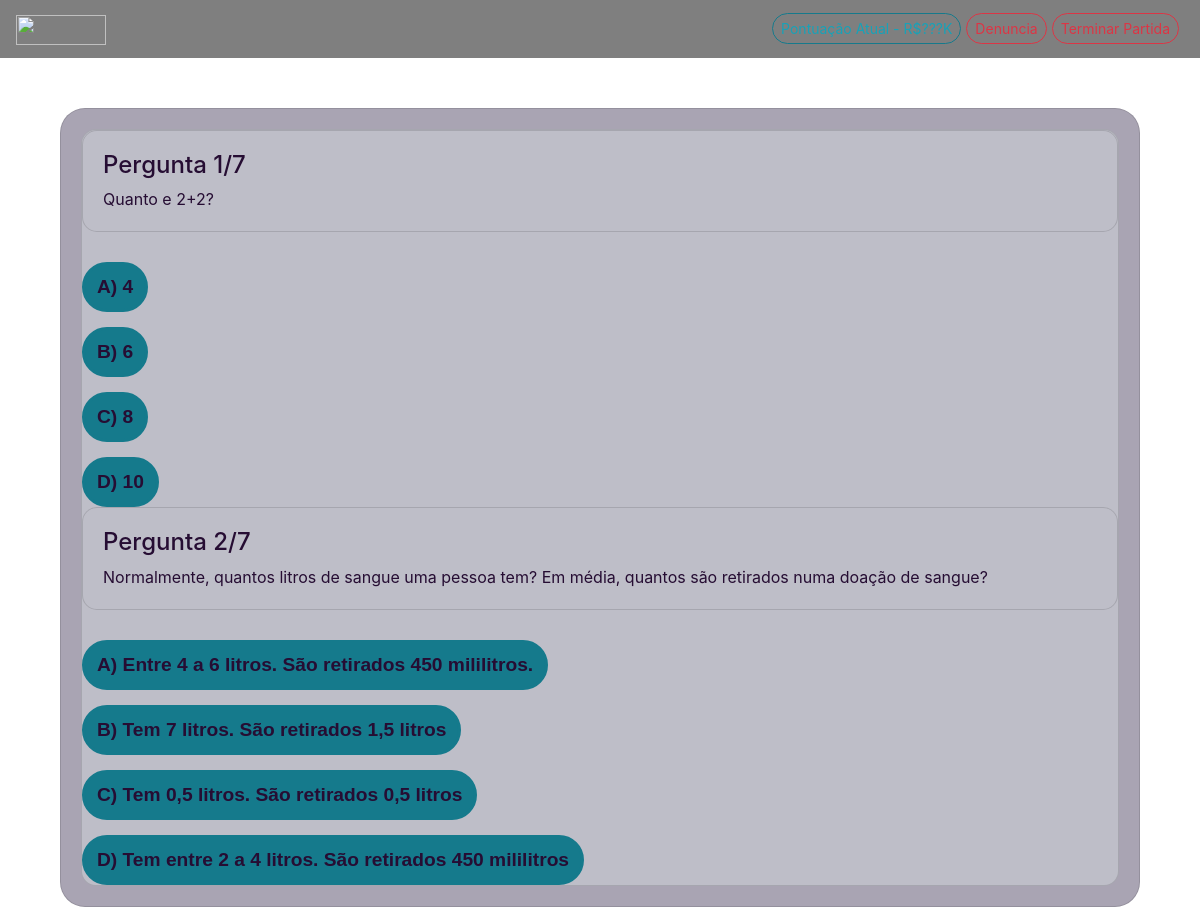
Page /jogar.php on the committed database.
### tables this page shows
CREATE TABLE IF NOT EXISTS `perguntas` (
  `idPerguntas` int NOT NULL AUTO_INCREMENT,
  `enunciado` varchar(255) NOT NULL,
  `alternativa1` varchar(255) NOT NULL,
  `alternativa2` varchar(255) NOT NULL,
  `alternativa3` varchar(255) NOT NULL,
  `alternativa4` varchar(255) NOT NULL,
  `resposta` varchar(255) NOT NULL,
  `revisao` int NOT NULL,
  `criador_id` int NOT NULL,
  PRIMARY KEY (`idPerguntas`),
  KEY `criador_id` (`criador_id`)
);

### jogar.php (the view, shortened to what this page needs)
<?php
include 'conexao.inc';
$result = mysqli_query($conn, "SELECT * FROM perguntas WHERE revisao = 1 ORDER BY RAND()");
?>
<!DOCTYPE html>
<html lang="pt-br">
<head>
  <link rel="stylesheet" href="https://stackpath.bootstrapcdn.com/bootstrap/4.1.3/css/bootstrap.min.css">
</head>
<body>
  <div class="principal">
    <nav class="navbar">
      <a class="navbar-brand">
        <img src="images/Show do Milhãobranco.png" width="90" height="30"></a>
      <form class="form-inline">
        <button class="btn btn-sm btn-outline-info btn-pontuacao" type="button">Pontuação Atual - R$???K</button>
        <button class="btn btn-sm btn-outline-danger btn-denuncia" type="button">Denuncia</button>
        <button class="btn btn-sm btn-outline-danger btn-saida" type="button">Terminar Partida</button>
      </form>
    </nav>
    <div class="card" style="width: 1080px; height: auto; margin: 50px auto; border-radius: 25px;">
      <div class="card-body" style="filter: blur(0); transition: filter 0.3s ease-in-out;">
        <div class="card" style="width: auto; height: auto; background-color: rgb(190, 190, 200); border-radius: 15px;">
          <?php
          $perguntaNumero = 1;
          while ($row = mysqli_fetch_assoc($result)) {
            $pergunta = $row['enunciado'];
            $alternativaA = $row['alternativa1'];
            $alternativaB = $row['alternativa2'];
            $alternativaC = $row['alternativa3'];
            $alternativaD = $row['alternativa4'];
            echo '<div class="card" style="width: auto; height: auto; background-color: rgb(190, 190, 200); border-radius: 15px;">';
            echo '<div class="card-body">';
            echo '<h4>Pergunta ' . $perguntaNumero . '/7</h4>';
            echo '<div class="pergunta-container">';
            echo $pergunta;
            echo '</div>';
            echo '</div>';
            echo '</div>';
            echo '<div class="sessaodebotoes">';
            echo '<div style="display: flex; align-items: center;">';
            echo '<button type="button" class="btn exe-button opcaoA">';
            echo 'A) ' . $alternativaA;
            echo '</button>';
            echo '</div>';
            echo '<div style="display: flex; align-items: center;">';
            echo '<button type="button" class="btn exe-button opcaoB">';
            echo 'B) ' . $alternativaB;
            echo '</button>';
            echo '</div>';
            echo '<div style="display: flex; align-items: center;">';
            echo '<button type="button" class="btn exe-button opcaoC">';
            echo 'C) ' . $alternativaC;
            echo '</button>';
            echo '</div>';
            echo '<div style="display: flex; align-items: center;">';
            echo '<button type="button" class="btn exe-button opcaoD">';
            echo 'D) ' . $alternativaD;
            echo '</button>';
            echo '</div>';
            echo '</div>';
            $perguntaNumero++;
          }
          ?>
</body>
</html>

### jogar.php (style rules this page uses)
body { background-image: url("images/background_perguntas.png"); background-size: cover; background-position: sticky; background-repeat: repeat; background-size: cover; color: rgba(38, 13, 51, 1); transition: opacity 0.3s ease-in-out; }
.principal { height: 100vh; filter: blur(0); transition: filter 0.3s ease-in-out; }
.card { background-color: rgba(169, 164, 179, 1); }
.navbar { background-color: rgba(0, 0, 0, 0.5); }
.btn-outline-info { text-align: left; border-radius: 50px; margin-right: 5px; border: 1px solid rgba(21, 122, 140, 1); }
.btn-outline-danger { border-radius: 25px; margin-right: 5px; }
.exe-button { width: auto; height: 50px; border: 3px solid rgba(21, 122, 140, 1); margin-top: 15px; color: rgba(38, 13, 51, 1); border-radius: 45px; transition: all 0.3s; cursor: pointer; background: rgba(21, 122, 140, 1); font-size: 1.2em; font-weight: 550; font-family: 'Montserrat', sans-serif; }
.sessaodebotoes { margin-top: 15px; }

### rows in the picture
perguntas: enunciado "Quanto e 2+2?", alternativa1 "4", alternativa2 "6", alternativa3 "8", alternativa4 "10"
perguntas: enunciado "Normalmente, quantos litros de sangue uma pessoa tem? Em média, quantos são retirados numa doação de sangue?", alternativa1 "Entre 4 a 6 litros. São retirados 450 mililitros.", alternativa2 "Tem 7 litros. São retirados 1,5 litros", alternativa3 "Tem 0,5 litros. São retirados 0,5 litros", alternativa4 "Tem entre 2 a 4 litros. São retirados 450 mililitros"
